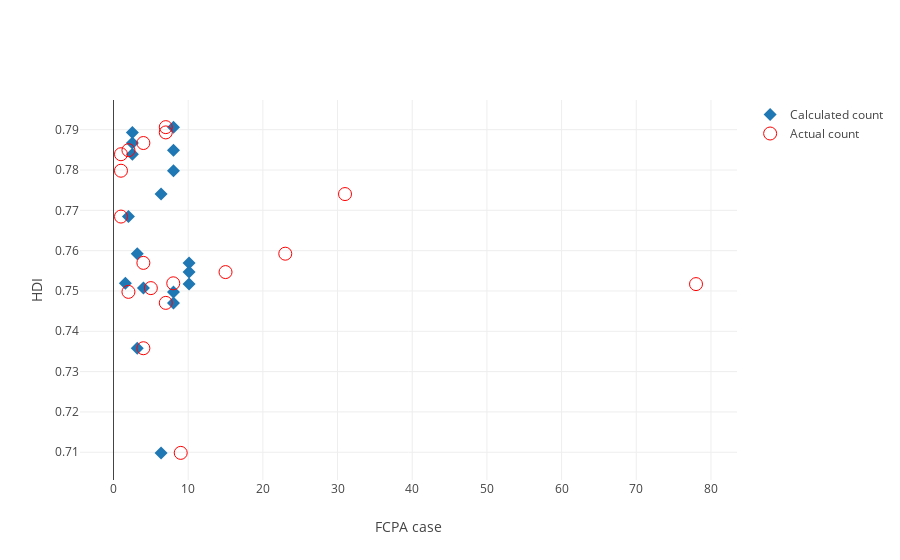

Here is the notebook cell this chart was saved with:
### Code cell
import plotly.plotly as py
import plotly.graph_objs as go
trace1 = go.Scatter(
    x = np.exp(df_hdi_high['Calc Count']),
    y = df_hdi_high['score'],
    text = df_hdi_high['Legend'],
    mode='markers',
    marker=dict(symbol = 'diamond', color ='black', size=10),
    name = 'Calculated count'
)

trace2 = go.Scatter(
    x = df_hdi_high['Count'],
    y = df_hdi_high['score'],
    text = df_hdi_high['Legend'],
    mode='markers',
    marker=dict(size=13, color ='black',symbol = "circle-open"),
    name = 'Actual count'
)

layout = go.Layout(
    xaxis=dict(
        title = 'FCPA case'
    ),
    yaxis=dict(
        title = 'HDI'
    )
)
data = [trace1, trace2]

plotly.offline.iplot({'data': data, 'layout': layout}, filename='HDI vs fcpa: high HDI', config={'showLink': False})

### Figure 1 — Plotly figure (JSON) as saved in the notebook; plotly's stock layout.template omitted (floating-point values rounded to 4 significant figures)
{"data": [{"marker": {"size": 10, "symbol": "diamond"}, "mode": "markers", "name": "Calculated count", "text": ["pm 4.0<br>cti 7.0<br>rt 5.0", "pm 11.0<br>cti 6.0<br>rt 7.0", "pm 16.0<br>cti 6.0<br>rt 5.0", "pm 10.0<br>cti 7.0<br>rt 0.0", "pm 9.0<br>cti 2.0<br>rt 6.0", "pm 9.0<br>cti 8.0<br>rt 6.0", "pm 14.0<br>cti 4.0<br>rt 6.2", "pm 12.0<br>cti 6.0<br>rt 6.0", "pm 13.0<br>cti 8.0<br>rt 5.0", "pm 12.0<br>cti 6.0<br>rt 4.0", "pm 5.0<br>cti 7.0<br>rt 6.0", "pm 9.0<br>cti 2.0<br>rt 6.0", "pm 13.0<br>cti 9.0<br>rt 6.0", "pm 8.0<br>cti 9.0<br>rt 6.0", "pm 8.0<br>cti 3.0<br>rt 6.0", "pm 9.0<br>cti 6.0<br>rt 6.0", "pm 3.0<br>cti 5.0<br>rt 0.0", "pm 0.0<br>cti 5.0<br>rt 8.0"], "type": "scatter", "uid": "34a16ae8-bb6f-11e8-b1ae-c48e8ff48516", "x": [8.029, 2.524, 2.524, 8.029, 2.524, 8.029, 6.37, 2.002, 3.181, 10.12, 10.12, 1.589, 10.12, 4.01, 8.029, 8.029, 3.181, 6.37], "y": [0.7906, 0.7893, 0.7867, 0.7849, 0.7839, 0.7798, 0.774, 0.7685, 0.7592, 0.757, 0.7547, 0.7519, 0.7517, 0.7507, 0.7498, 0.747, 0.7358, 0.7098]}, {"marker": {"color": "red", "size": 13, "symbol": "circle-open"}, "mode": "markers", "name": "Actual count", "text": ["pm 4.0<br>cti 7.0<br>rt 5.0", "pm 11.0<br>cti 6.0<br>rt 7.0", "pm 16.0<br>cti 6.0<br>rt 5.0", "pm 10.0<br>cti 7.0<br>rt 0.0", "pm 9.0<br>cti 2.0<br>rt 6.0", "pm 9.0<br>cti 8.0<br>rt 6.0", "pm 14.0<br>cti 4.0<br>rt 6.2", "pm 12.0<br>cti 6.0<br>rt 6.0", "pm 13.0<br>cti 8.0<br>rt 5.0", "pm 12.0<br>cti 6.0<br>rt 4.0", "pm 5.0<br>cti 7.0<br>rt 6.0", "pm 9.0<br>cti 2.0<br>rt 6.0", "pm 13.0<br>cti 9.0<br>rt 6.0", "pm 8.0<br>cti 9.0<br>rt 6.0", "pm 8.0<br>cti 3.0<br>rt 6.0", "pm 9.0<br>cti 6.0<br>rt 6.0", "pm 3.0<br>cti 5.0<br>rt 0.0", "pm 0.0<br>cti 5.0<br>rt 8.0"], "type": "scatter", "uid": "34a16ae9-bb6f-11e8-b61a-c48e8ff48516", "x": [7, 7, 4, 2, 1, 1, 31, 1, 23, 4, 15, 8, 78, 5, 2, 7, 4, 9], "y": [0.7906, 0.7893, 0.7867, 0.7849, 0.7839, 0.7798, 0.774, 0.7685, 0.7592, 0.757, 0.7547, 0.7519, 0.7517, 0.7507, 0.7498, 0.747, 0.7358, 0.7098]}], "layout": {"xaxis": {"title": "FCPA case"}, "yaxis": {"title": "HDI"}}}
